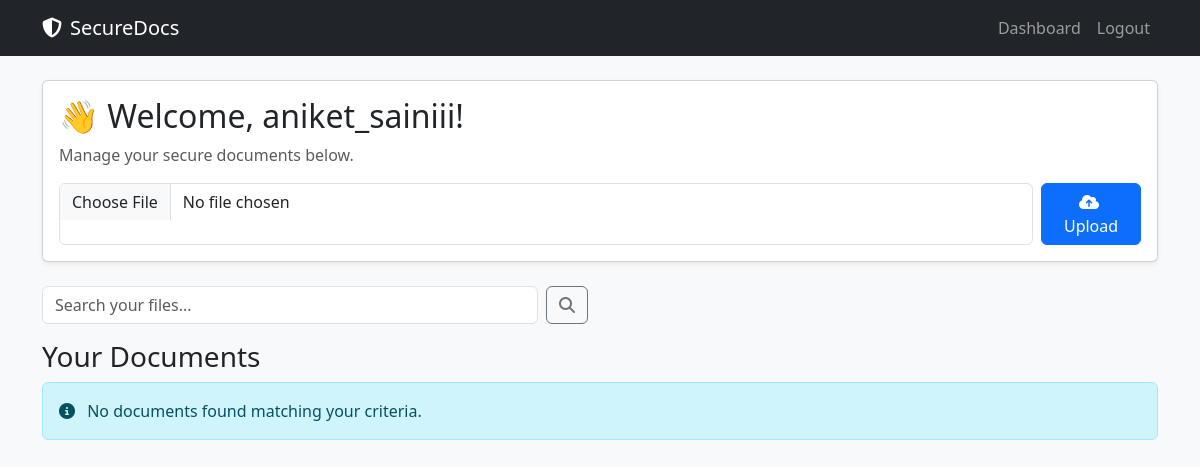
Page /dashboard (signed in) on the earlier database version.
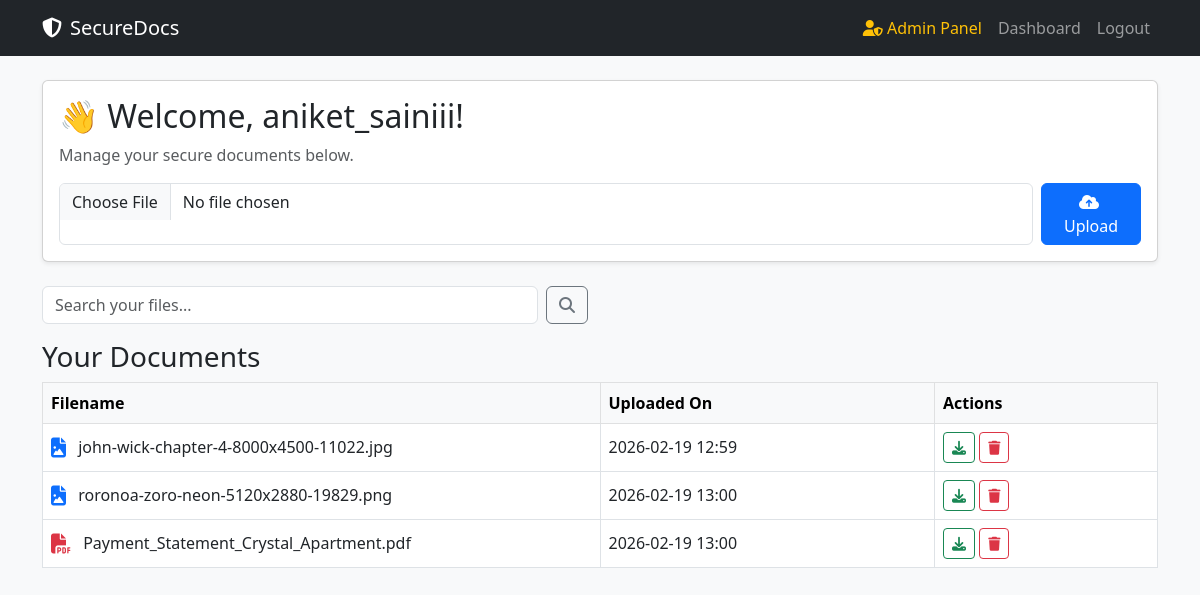
Same page on the later database version.
### app/models.py (models this page shows, shortened)
class User(db.Model, UserMixin):
    id = db.Column(db.Integer, primary_key=True)
    username = db.Column(db.String(20), unique=True, nullable=False)
    email = db.Column(db.String(120), unique=True, nullable=False)
    password = db.Column(db.String(60), nullable=False)
    role = db.Column(db.String(10), default='user')
    documents = db.relationship('Document', backref='author', lazy=True)

class Document(db.Model):
    id = db.Column(db.Integer, primary_key=True)
    filename = db.Column(db.String(100), nullable=False)
    filepath = db.Column(db.String(200), nullable=False)
    upload_date = db.Column(db.DateTime, nullable=False, default=datetime.utcnow)
    user_id = db.Column(db.Integer, db.ForeignKey('user.id'), nullable=False)
    @property
    def icon_class(self):
        ext = os.path.splitext(self.filename)[1].lower()
        if ext in ['.jpg', '.jpeg', '.png', '.gif']:
            return 'fa-file-image text-primary'  # Blue Image Icon
        elif ext == '.pdf':
            return 'fa-file-pdf text-danger'     # Red PDF Icon
        elif ext == '.txt':
            return 'fa-file-alt text-secondary'  # Gray Text Icon
        elif ext == '.docx':
            return 'fa-file-word text-primary'   # Blue Word Icon
        else:
            return 'fa-file text-muted'          # Default Icon

### app/routes.py (the view)
@main.route("/dashboard")
@login_required
def dashboard():
    q = request.args.get('q')
    if q:
        documents = Document.query.filter(
            Document.user_id == current_user.id,
            Document.filename.contains(q)
        ).all()
    else:
        documents = Document.query.filter_by(user_id=current_user.id).all()
    return render_template('dashboard.html', documents=documents)

### app/models.py (called while the page is built)
@login_manager.user_loader
def load_user(user_id):
    return User.query.get(int(user_id))

### app/templates/dashboard.html (shortened to what this page needs)
{% extends "base.html" %}
{% block content %}
<div class="row">
    <div class="col-md-12">
        <div class="card shadow-sm mb-4">
            <div class="card-body">
                <h2 class="card-title">👋 Welcome, {{ current_user.username }}!</h2>
                <p class="text-muted">Manage your secure documents below.</p>
                <form method="POST" action="{{ url_for('main.upload_file') }}" enctype="multipart/form-data" class="d-flex gap-2 mt-3">
                    <input class="form-control" type="file" name="file" required>
                    <button class="btn btn-primary" type="submit">
                        <i class="fa-solid fa-cloud-arrow-up me-1"></i> Upload
                    </button>
                </form>
            </div>
        </div>
    </div>
</div>
<div class="row mb-3">
    <div class="col-md-6">
        <form method="GET" action="{{ url_for('main.dashboard') }}" class="d-flex gap-2">
            <input type="text" name="q" class="form-control" placeholder="Search your files..." value="{{ request.args.get('q', '') }}">
            <button class="btn btn-outline-secondary" type="submit">
                <i class="fa-solid fa-magnifying-glass"></i>
            </button>
        </form>
    </div>
</div>
<div class="row">
    <div class="col-md-12">
        <h3>Your Documents</h3>
        {% if documents %}
        <div class="table-responsive">
            <table class="table table-hover table-bordered bg-white align-middle">
                <thead class="table-light">
                    <tr>
                        <th style="width: 50%;">Filename</th>
                        <th style="width: 30%;">Uploaded On</th>
                        <th style="width: 20%;">Actions</th>
                    </tr>
                </thead>
                <tbody>
                    {% for doc in documents %}
                    <tr>
                        <td>
                            <i class="fa-solid {{ doc.icon_class }} fa-lg me-2"></i>
                            {{ doc.filename }}
                        </td>
                        <td>{{ doc.upload_date.strftime('%Y-%m-%d %H:%M') }}</td>
                        <td>
                            <a href="{{ url_for('main.download_file', file_id=doc.id) }}" class="btn btn-sm btn-outline-success" title="Download">
                                <i class="fa-solid fa-download"></i>
                            </a>
                            <a href="{{ url_for('main.delete_file', file_id=doc.id) }}" class="btn btn-sm btn-outline-danger" onclick="return confirm('Are you sure you want to delete this file?')" title="Delete">
                                <i class="fa-solid fa-trash"></i>
                            </a>
                        </td>
                    </tr>
                    {% endfor %}
                </tbody>
            </table>
        </div>
        {% else %}
            <div class="alert alert-info">
                <i class="fa-solid fa-circle-info me-2"></i> No documents found matching your criteria.
            </div>
        {% endif %}
    </div>
</div>
{% endblock %}

### app/templates/base.html (shortened to what this page needs)
<!DOCTYPE html>
<html lang="en">
<head>
    <link href="https://cdn.jsdelivr.net/npm/bootstrap@5.3.0/dist/css/bootstrap.min.css" rel="stylesheet">
    <link rel="stylesheet" href="https://cdnjs.cloudflare.com/ajax/libs/font-awesome/6.4.0/css/all.min.css">
</head>
<body class="bg-light">
    <nav class="navbar navbar-expand-lg navbar-dark bg-dark mb-4">
        <div class="container">
            <a class="navbar-brand" href="{{ url_for('main.home') }}">
                <i class="fa-solid fa-shield-halved me-2"></i>SecureDocs
            </a>
            <div class="collapse navbar-collapse" id="navbarNav">
                <ul class="navbar-nav ms-auto">
                    {% if current_user.is_authenticated %}
                        {% if current_user.role == 'admin' %}
                            <li class="nav-item">
                                <a class="nav-link text-warning" href="{{ url_for('main.admin') }}">
                                    <i class="fa-solid fa-user-shield"></i> Admin Panel
                                </a>
                            </li>
                        {% endif %}
                        <li class="nav-item"><a class="nav-link" href="{{ url_for('main.dashboard') }}">Dashboard</a></li>
                        <li class="nav-item"><a class="nav-link" href="{{ url_for('main.logout') }}">Logout</a></li>
                    {% else %}
                        <li class="nav-item"><a class="nav-link" href="{{ url_for('main.login') }}">Login</a></li>
                        <li class="nav-item"><a class="nav-link" href="{{ url_for('main.register') }}">Register</a></li>
                    {% endif %}
                </ul>
            </div>
        </div>
    </nav>
    <div class="container">
        {% block content %}{% endblock %}
    </div>
</body>
</html>

Differences in the rows shown:
changed User "aniket_sainiii": role "user" → "admin" (drawn)
added Document: filename "john-wick-chapter-4-8000x4500-11022.jpg", upload_date "2026-02-19 12:59"
added Document: filename "roronoa-zoro-neon-5120x2880-19829.png", upload_date "2026-02-19 13:00"
added Document: filename "Payment_Statement_Crystal_Apartment.pdf", upload_date "2026-02-19 13:00"
Other differences:
text no longer shown: "No documents found matching your criteria."
text now shown: "Admin Panel Filename Uploaded On Actions"
